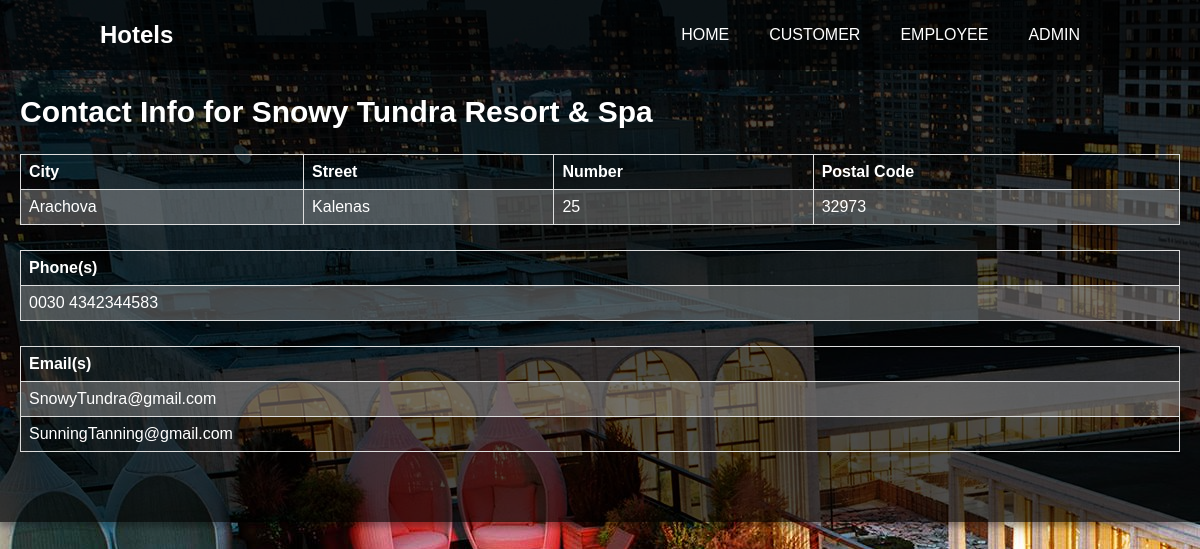
The app's page /site/contact_info_hotel.php?hotelid=1 with its own data.
### tables this page shows
CREATE TABLE `hotel` (
  `Stars` TINYINT(1) NOT NULL,
  `Number_of_Rooms` INT(11) DEFAULT 0,
  `Hotel_ID` INT(11) NOT NULL AUTO_INCREMENT,
  `A_Street_H` VARCHAR(45) NOT NULL,
  `A_Number_H` VARCHAR(10) NOT NULL,
  `A_Postal_Code_H` VARCHAR(45) NOT NULL,
  `A_City_H` VARCHAR(45) NULL DEFAULT NULL,
  `Hotel_Group_ID_H` INT(11) NOT NULL,
  `Name_H` VARCHAR(45) NOT NULL UNIQUE,
  PRIMARY KEY (`Hotel_ID`),
  INDEX `Parent_Hotel_Group_idx` (`Hotel_Group_ID_H` ASC),
  CONSTRAINT `Parent_Hotel_Group`
    FOREIGN KEY (`Hotel_Group_ID_H`)
    REFERENCES `hotel_group` (`Hotel_Group_ID`)
    ON DELETE CASCADE
    ON UPDATE CASCADE
    );

CREATE TABLE `phone_hotel` (
  `Phone_H` VARCHAR(45) NOT NULL,
  `Phone_H_ID` INT(11) NOT NULL AUTO_INCREMENT,
  `Hotel_ID_phone` INT(11) NOT NULL,
  PRIMARY KEY (`Phone_H_ID`),
  INDEX `Hotel_ID (phone)` (`Hotel_ID_phone` ASC),
  CONSTRAINT `Hotel_ID (phone)`
    FOREIGN KEY (`Hotel_ID_phone`)
    REFERENCES `hotel` (`Hotel_ID`)
	ON DELETE CASCADE
    ON UPDATE CASCADE
    );

CREATE TABLE `email_hotel` (
  `Hotel_ID_email` INT(11) NOT NULL,
  `Email_H` VARCHAR(45) NOT NULL,
  `Email_H_ID` INT(11) NOT NULL AUTO_INCREMENT,
  PRIMARY KEY (`Email_H_ID`),
  INDEX `Hotel_ID (email)` (`Hotel_ID_email` ASC),
  CONSTRAINT `Hotel_ID (email)`
    FOREIGN KEY (`Hotel_ID_email`)
    REFERENCES `hotel` (`Hotel_ID`)
	ON DELETE CASCADE
    ON UPDATE CASCADE
    );

### site/contact_info_hotel.php (the view, shortened to what this page needs)
<?php
include_once('connect.php');
if (isset($_GET['hotelid'])){
  $hID = $_GET['hotelid'];
  $query = "SELECT * FROM hotel WHERE Hotel_ID = '$hID'";
  $query2 = "SELECT * FROM phone_hotel WHERE Hotel_ID_phone = '$hID'";
  $query3 = "SELECT * FROM email_hotel WHERE Hotel_ID_email = '$hID'";
  $results = mysqli_query($con, $query);
  $phones = mysqli_query($con, $query2);
  $emails = mysqli_query($con, $query3);
  echo '<html>';
  echo '<head>';
  $row = mysqli_fetch_array($results);
  echo '</head>';
  echo '<body>';
  echo '<div id="results">';
  echo '<table width="500px">';
  echo "<h2>Contact Info for ".$row['Name_H']."</h2>";
  if (mysqli_num_rows($results) == 0){
    echo "No results found! :(";
  }
  else {
    echo '<tr>';
    echo "<td><b>City</b></td>";
    echo "<td><b>Street</b></td>";
    echo "<td><b>Number</b></td>";
    echo "<td><b>Postal Code</b></td>";
    echo "</tr>\n";
    echo "<tr>";
    echo "<td>".$row['A_City_H']."</td>";
    echo "<td>".$row['A_Street_H']."</td>";
    echo "<td>".$row['A_Number_H']."</td>";
    echo "<td>".$row['A_Postal_Code_H']."</td>";
    echo "</tr>\n";
    echo '</table>';
    echo '<table>';
    echo '<tr>';
    echo "<td><b>Phone(s)</b></td>";
    echo "</tr>\n";
    while($row2 = mysqli_fetch_array($phones))
    {
        echo "<tr>";
        echo "<td>".$row2['Phone_H']."</td>";
        echo "</tr>\n";
    }
    echo '</table>';
    echo '<table>';
    echo '<tr>';
    echo "<td><b>Email(s)</b></td>";
    echo "</tr>\n";
    while($row3 = mysqli_fetch_array($emails))
    {
        echo "<tr>";
        echo "<td>".$row3['Email_H']."</td>";
        echo "</tr>\n";
    }
  }
  echo '</table>';
  echo '</div>';
  echo '</body>';
  echo '</html>';
  echo '<nav>
    <div class="brand">
      <h2>Hotels</h2>
    </div>
    <ul>
      <li><a href="hotels.php">Home</a></li>
      <li><a href="customer_login.php">Customer</a></li>
      <li><a href="employee_login.php">Employee</a></li>
      <li><a href="admin_login.php">Admin</a></li>
    </ul>
  </nav>';
}
?>

### site/contact_info_hotel.php (style rules this page uses)
body { background-image:url("hotels.jpg"); // background-repeat : no-repeat; margin: 0; padding: 0; font-family: "Trebuchet MS", Verdana, sans-serif; }
table { font-family: "Trebuchet MS", Verdana, sans-serif; color: #fff; border-collapse: collapse; width: 100%; }
td, th { border: 1px solid #dddddd; text-align: left; padding: 8px; }
tr:nth-child(even) { background-color: rgba(168, 168, 168, 0.4); }
#results { background: rgba(0, 0, 0, 0.7); color: #fff; // top: 55%; // left: 55%; // position: absolute; // transform: translate(-50%,-50%); box-sizing: border-box; padding: 70px 20px; font-size : 20px; box-shadow: 0 0 20px 0 rgba(0, 0, 0, 0.2), 0 5px 5px 0 rgba(0, 0, 0, 0.24); }
nav { position: fixed; top: 0; left: 0; width: 100%; height: 70px; background: rgba(0,0,0,0.6); padding: 0 100px; box-sizing: border-box; }
nav .brand { float: left; height: 100%; line-height: 70px; }
nav .brand h2 { margin: 0; padding: 0; color: #fff; }
nav ul { float: right; display: flex; margin: 0; padding: 0; }
nav ul li { list-style: none; }
nav ul li a { position: relative; display: block; height: 70px; line-height: 70px; padding: 0 20px; box-sizing: border-box; color: #fff; text-decoration: none; text-transform: uppercase; transition: .5s; }
nav ul li a { display: block; }

### records on screen
hotel: Name_H "Snowy Tundra Resort & Spa", A_City_H "Arachova", A_Street_H "Kalenas", A_Number_H "25", A_Postal_Code_H "32973"
phone_hotel: Phone_H "0030 4342344583"
email_hotel: Email_H "SnowyTundra@gmail.com"
email_hotel: Email_H "SunningTanning@gmail.com"
